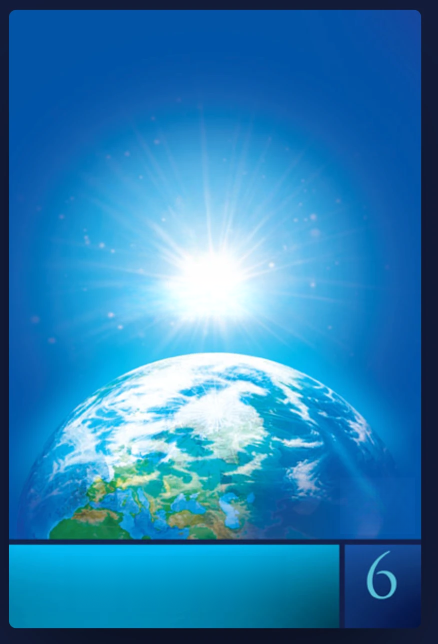
#> input picture covers/yol/yol-notitle-source-noauthor.png, 876 x 1288 px (shown at 1/2 size)
$ python make_khmer.py yol-notitle-source-noauthor.png
#> lines starting #> are read from the running program, lines starting #| are printed output that depends on the picture; after the words box and inside, x2 and y2 are one past the last pixel; in counts of white or black regions, pixels touching at a corner belong together
#> in build, im is the input picture: PIL image 876x1288 RGB; mean R, G, B 42.8, 126.5, 179.1
"""Khmer edition of the "Yol Mülâhazaları" (Prizma 6) cover on the original artwork (title removed by erase_title.py).

    python3 make_khmer.py [--hd] [--font Battambang] 6
Uses the no-author artwork (../erase_author.py). Writes khmer-6.png (824x1235) or khmer-6-hd.png (3296x4940).
"""
import sys
from pathlib import Path

import cv2
import numpy as np
from PIL import Image, ImageChops, ImageDraw, ImageFilter, ImageFont

HERE = Path(__file__).parent
FONTS = HERE.parent / "fonts"
SOURCE = HERE / "yol-notitle-source-noauthor.png"
SOURCE_HD = HERE / "yol-notitle-source-4x-noauthor.png"

COVER = (18, 20, 842, 1255)           # cover inside the app frame (source px)
CORNER = 12

# ការត្រិះរិះ / លើផ្លូវ — the Khmer title printed on the translation's own first page (Yol Mülâhazaları).
# Battambang like the other Prizma volumes; dark navy with a white glow, big line + smaller line like the original.
TITLE = [
    # text, max width, ink height, center x, center y, unused
    ("ការត្រិះរិះ", 540, 180, 430, 445, 1.0),
    ("លើផ្លូវ", 440, 150, 430, 605, 1.0),
]
INK = (22, 38, 101)
SHADOW = (255, 255, 255)
GLOW = True

# volume box (navy box, light cyan digit)
PATCH = (712, 1094, 818, 1212)
DIGIT_CENTER_X, DIGIT_BOTTOM, DIGIT_HEIGHT = 763.5, 1196, 92
DIGIT_COLOR = (99, 199, 226)


def scaled(v, k):
    return tuple(int(round(c * k)) for c in v) if isinstance(v, tuple) else int(round(v * k))


def fit(font_path, text, max_w, ink_h, lang="km", features=None):
    size = 8
    while True:
        f = ImageFont.truetype(str(font_path), size + 1, layout_engine=ImageFont.Layout.RAQM)
        l, t, r, b = f.getbbox(text, language=lang, features=features)
        if r - l > max_w or b - t > ink_h:
            return ImageFont.truetype(str(font_path), size, layout_engine=ImageFont.Layout.RAQM)
        size += 1


def draw_title(im, k, font_path):
#> called with k = 1
    for text, max_w, ink_h, cx, cy, _ in TITLE:
        font = fit(font_path, text, max_w * k, ink_h * k)
        l, t, r, b = font.getbbox(text, language="km")
        pad = int(30 * k)
        w, h = r - l + 2 * pad, b - t + 2 * pad
        glyphs = Image.new("L", (w, h), 0)
        ImageDraw.Draw(glyphs).text((-l + pad, -t + pad), text, font=font, fill=255, language="km")
        # soft drop shadow like the original calligraphy
        if GLOW:
            shadow = glyphs.filter(ImageFilter.MaxFilter(2 * round(3 * k) + 1)).filter(ImageFilter.GaussianBlur(6 * k))
            shadow = shadow.point(lambda v: min(255, int(v * 1.6)))
        else:
            shadow = ImageChops.offset(glyphs.filter(ImageFilter.GaussianBlur(5 * k)), round(5 * k), round(6 * k))
        x, y = int(cx * k - w / 2), int(cy * k - h / 2)
        im.paste(SHADOW, (x, y), shadow.point(lambda v: int(v * 0.6)))
        im.paste(INK, (x, y), glyphs)
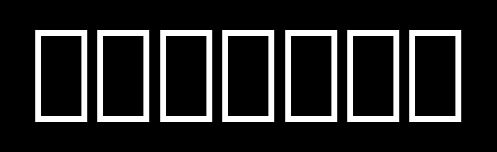
#> glyphs: PIL image 497x152 L; min 0, max 255, mean 36.7
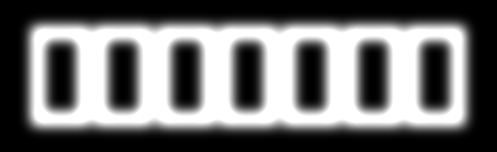
#> shadow: PIL image 497x152 L; min 0, max 255, mean 111.3


def clean_box(im, k):
#> called with k = 1
    x0, y0, x1, y1 = scaled(PATCH, k)
    arr = np.asarray(im).copy()
    region = arr[y0:y1, x0:x1]
    g, bl = region[..., 1].astype(int), region[..., 2].astype(int)
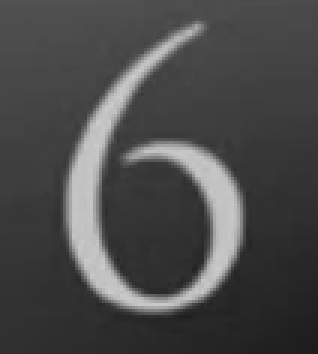
#> g: shape (118, 106) int64 (shown 3 times larger); min 29, max 204, mean 74.6
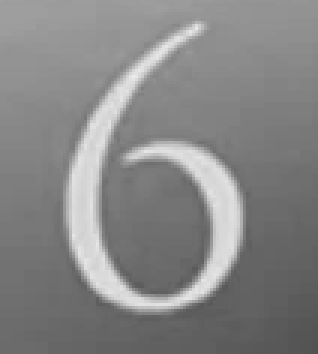
#> bl: shape (118, 106) int64 (shown 3 times larger); min 82, max 235, mean 133.9
    digit = ((g > 150) & (bl > 165)).astype(np.uint8) * 255         # light cyan digit on the teal box
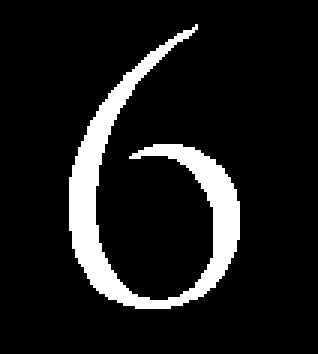
#> digit: shape (118, 106) (shown 3 times larger); 10.6% white; 1 white region, box (x1, y1, x2, y2) and area: (23, 8, 80, 103) 1326
    grow = 2 * scaled(4, k) + 1
    mask = cv2.dilate(digit, np.ones((grow, grow), np.uint8))
#> mask: shape (118, 106); 28.1% white; 1 white region, box (x1, y1, x2, y2) and area: (19, 4, 84, 107) 3518
    arr[y0:y1, x0:x1] = cv2.inpaint(region, mask, scaled(6, k), cv2.INPAINT_TELEA)
#> arr: shape (1288, 876, 3); mean R, G, B 43.5, 124.5, 176.8
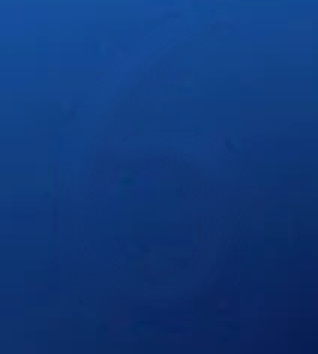
#> region: shape (118, 106, 3) (shown 3 times larger); mean R, G, B 16.3, 57.3, 122.1
    return Image.fromarray(arr)


def draw_number(im, number, k):
#> called with number = 'yol-notitle-source-noauthor.png', k = 1
    font = fit(FONTS / "CormorantGaramond-Medium.ttf", number, 400 * k, DIGIT_HEIGHT * k, None, ["lnum"])
    l, t, r, b = font.getbbox(number, features=["lnum"])
    ImageDraw.Draw(im).text((DIGIT_CENTER_X * k - (l + r) / 2, DIGIT_BOTTOM * k - b), number, font=font,
                            fill=DIGIT_COLOR, features=["lnum"])


def rounded(im, k):
#> called with k = 1
    mask = Image.new("L", im.size, 0)
#> mask: PIL image 824x1235 L; every value is 0
    ImageDraw.Draw(mask).rounded_rectangle((0, 0, im.width - 1, im.height - 1), CORNER * k, fill=255)
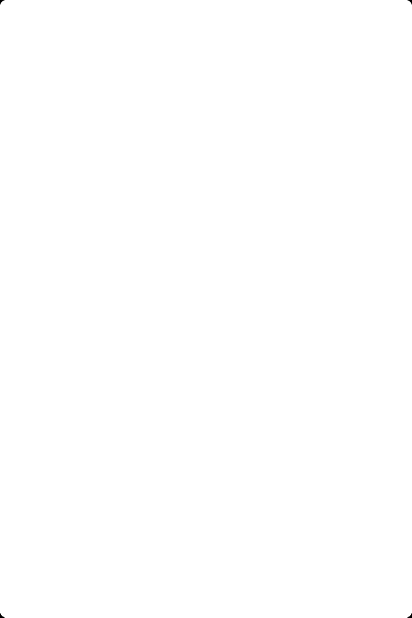
#> mask: PIL image 824x1235 L (shown at 1/2 size); 100% white; 4 black regions, box (x1, y1, x2, y2) and area: (0, 0, 9, 9) 34, (815, 0, 824, 9) 34, (0, 1226, 9, 1235) 34, (815, 1226, 824, 1235) 34
    out = im.convert("RGBA")
    out.putalpha(mask)
    return out


def build(volume, hd=False, font="Battambang", round_corners=True):
    k = 4 if hd else 1
    im = Image.open(SOURCE_HD if hd else SOURCE).convert("RGB")
    draw_title(im, k, FONTS / f"{font}.ttf")
    # always redraw the number: the HD upscale left streaks around the original "1"
    im = clean_box(im, k)
    draw_number(im, volume, k)
    im = im.crop(scaled(COVER, k))
    return rounded(im, k) if round_corners else im


if __name__ == "__main__":
    args = sys.argv[1:]
    hd = "--hd" in args
    font = "Battambang"
    if "--font" in args:
        font = args[args.index("--font") + 1]
        args = [a for a in args if a not in ("--font", font)]
    for v in [a for a in args if a != "--hd"] or ["6"]:
        out = HERE / f"khmer-{v}{'-hd' if hd else ''}.png"
        build(v, hd, font).save(out)
        print("wrote", out.name)
